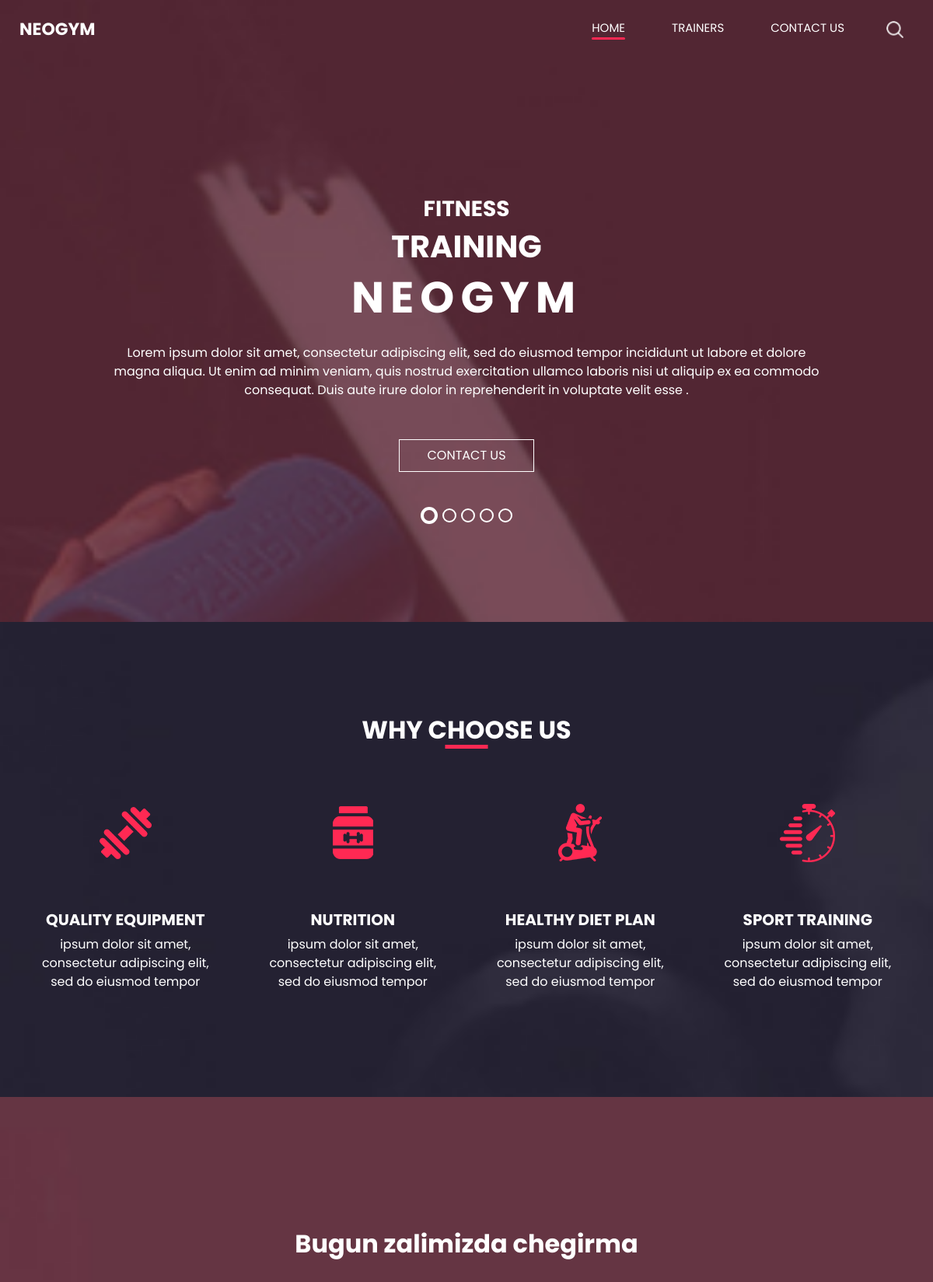
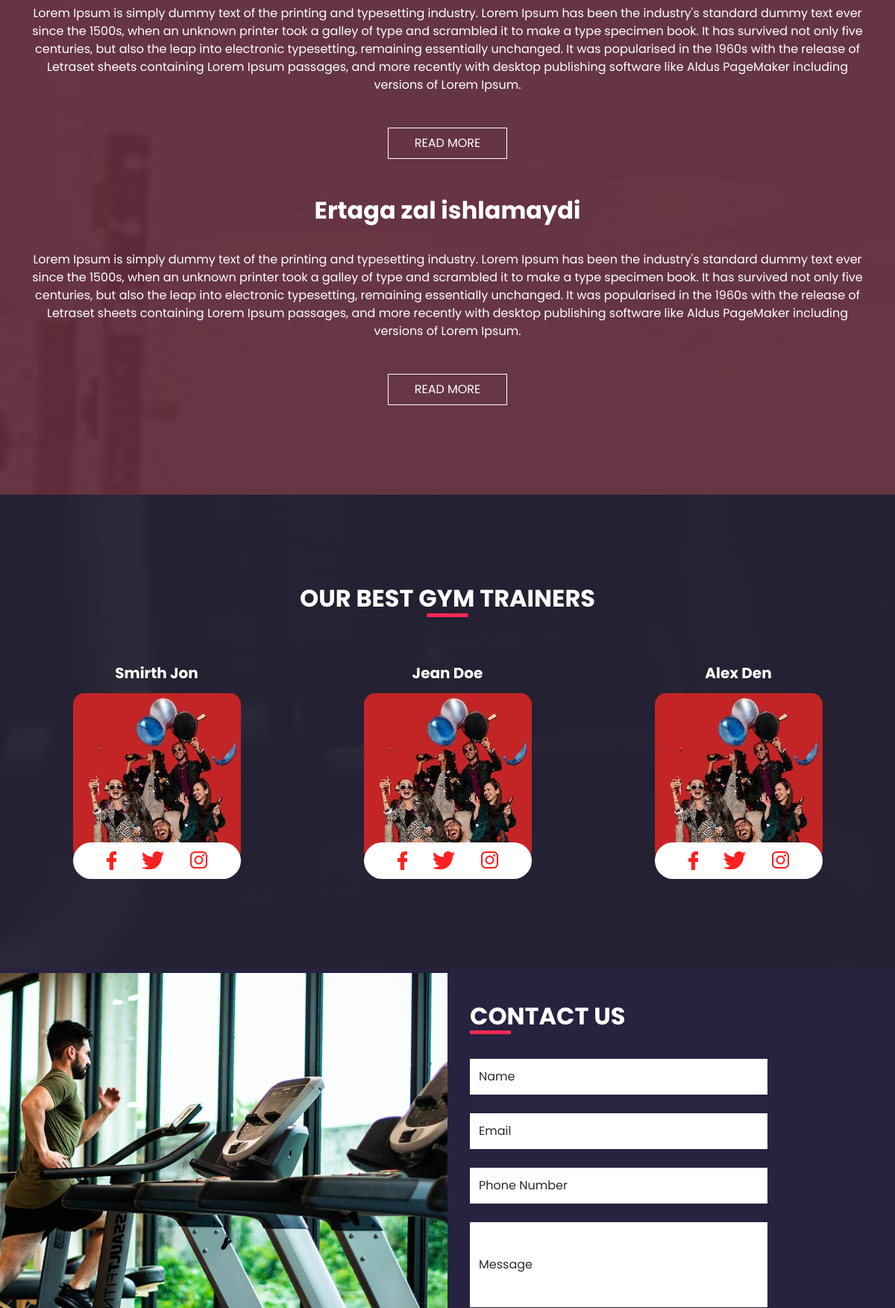
The page / (upper part) on the database its author committed (2 pictures, top to bottom).
### home/models.py (models this page shows, shortened)
class News(models.Model):
    title = models.CharField(max_length=200)
    text = models.TextField()
    created_at = models.DateTimeField(auto_now_add=True)

### home/views.py (the view)
# urls.py: 2. Add a URL to urlpatterns:  path('', views.home, name='home')
def home(request):
    treners = Treners.objects.all()
    news = News.objects.all()
    context = {
        'treners': treners,
        'news': news,
    }
    return render(
        request=request,
        template_name='index.html',
        context=context
    )

### templates/index.html (shortened to what this page needs)
{% load static %}
<body>
  <div class="hero_area">
    {% include "navbar.html" %}
    <section class=" slider_section position-relative">
      <div id="carouselExampleIndicators" class="carousel slide" data-ride="carousel">
        <div class="carousel-inner">
          <div class="carousel-item active">
            <div class="container">
              <div class="col-lg-10 col-md-11 mx-auto">
                <div class="detail-box">
                  <div>
                    <h3>
                      Fitness
                    </h3>
                    <h2>
                      Training
                    </h2>
                    <h1>
                      Neogym
                    </h1>
                    <p>
                      Lorem ipsum dolor sit amet, consectetur adipiscing elit, sed do eiusmod tempor incididunt ut labore et dolore magna aliqua. Ut enim ad minim veniam, quis nostrud exercitation ullamco laboris nisi ut aliquip ex ea commodo consequat. Duis aute irure dolor in reprehenderit in voluptate velit esse .
                    </p>
                    <div class="">
                      <a href="">
                        Contact Us
                      </a>
                    </div>
                  </div>
                </div>
              </div>
            </div>
          </div>
        </div>
        <ol class="carousel-indicators">
          <li data-target="#carouselExampleIndicators" data-slide-to="0" class="active"></li>
          <li data-target="#carouselExampleIndicators" data-slide-to="1"></li>
          <li data-target="#carouselExampleIndicators" data-slide-to="2"></li>
          <li data-target="#carouselExampleIndicators" data-slide-to="3"></li>
          <li data-target="#carouselExampleIndicators" data-slide-to="4"></li>
        </ol>
      </div>
    </section>
  </div>
  <section class="us_section layout_padding">
    <div class="container">
      <div class="heading_container">
        <h2>
          Why Choose Us
        </h2>
      </div>
      <div class="us_container ">
        <div class="row">
          <div class="col-lg-3 col-md-6">
            <div class="box">
              <div class="img-box">
                <img src="{% static 'images/u-1.png' %}" alt="">
              </div>
              <div class="detail-box">
                <h5>
                  QUALITY EQUIPMENT
                </h5>
                <p>
                  ipsum dolor sit amet, consectetur adipiscing elit, sed do eiusmod tempor
                </p>
              </div>
            </div>
          </div>
          <div class="col-lg-3 col-md-6">
            <div class="box">
              <div class="img-box">
                <img src="{% static 'images/u-4.png' %}" alt="">
              </div>
              <div class="detail-box">
                <h5>
                  NUTRITION
                </h5>
                <p>
                  ipsum dolor sit amet, consectetur adipiscing elit, sed do eiusmod tempor
                </p>
              </div>
            </div>
          </div>
          <div class="col-lg-3 col-md-6">
            <div class="box">
              <div class="img-box">
                <img src="{% static 'images/u-2.png' %}" alt="">
              </div>
              <div class="detail-box">
                <h5>
                  HEALTHY DIET PLAN
                </h5>
                <p>
                  ipsum dolor sit amet, consectetur adipiscing elit, sed do eiusmod tempor
                </p>
              </div>
            </div>
          </div>
          <div class="col-lg-3 col-md-6">
            <div class="box">
              <div class="img-box">
                <img src="{% static 'images/u-3.png' %}" alt="">
              </div>
              <div class="detail-box">
                <h5>
                  SPORT TRAINING
                </h5>
                <p>
                  ipsum dolor sit amet, consectetur adipiscing elit, sed do eiusmod tempor
                </p>
              </div>
            </div>
          </div>
        </div>
      </div>
    </div>
  </section>
  <section class="heathy_section layout_padding">
    <div class="container">
      {% for new in news %}
      <div class="row">
        <div class="col-md-12 mx-auto">
          <div class="detail-box">
            <h2>
              {{ new.title }}
            </h2>
            <p>
              {{ new.text }}
            </p>
            <div class="btn-box">
              <a href="">
                READ MORE
              </a>
            </div>
          </div>
        </div>
      </div>
      {% endfor %}
    </div>
  </section>
  <section class="trainer_section layout_padding">
    <div class="container">
      <div class="heading_container">
        <h2>
          Our Best Gym Trainers
        </h2>
      </div>
      <div class="row">
        <div class="col-lg-4 col-md-6 mx-auto">
          <div class="box">
            <div class="name">
              <h5>
                Smirth Jon
              </h5>
            </div>
            <div class="img-box">
              <img src="{% static 'images/t12.jpg' %}" alt="">
            </div>
            <div class="social_box">
              <a href="">
                <img src="{% static 'images/facebook-logo.png' %}" alt="">
              </a>
              <a href="">
                <img src="{% static 'images/twitter.png' %}" alt="">
              </a>
              <a href="">
                <img src="{% static 'images/instagram-logo.png' %}" alt="">
              </a>
            </div>
          </div>
        </div>
        <div class="col-lg-4 col-md-6 mx-auto">
          <div class="box">
            <div class="name">
              <h5>
                Jean Doe
              </h5>
            </div>
            <div class="img-box">
              <img src="{% static 'images/t12.jpg' %}" alt="">
            </div>
            <div class="social_box">
              <a href="">
                <img src="{% static 'images/facebook-logo.png' %}" alt="">
              </a>
              <a href="">
                <img src="{% static 'images/twitter.png' %}" alt="">
              </a>
              <a href="">
                <img src="{% static 'images/instagram-logo.png' %}" alt="">
              </a>
            </div>
          </div>
        </div>
        <div class="col-lg-4 col-md-6 mx-auto">
          <div class="box">
            <div class="name">
              <h5>
                Alex Den
              </h5>
            </div>
            <div class="img-box">
              <img src="{% static 'images/t12.jpg' %}" alt="">
            </div>
            <div class="social_box">
              <a href="">
                <img src="{% static 'images/facebook-logo.png' %}" alt="">
              </a>
              <a href="">
                <img src="{% static 'images/twitter.png' %}" alt="">
              </a>
              <a href="">
                <img src="{% static 'images/instagram-logo.png' %}" alt="">
              </a>
            </div>
          </div>
        </div>
      </div>
    </div>
  </section>
  <section class="contact_section ">
    <div class="container-fluid">
      <div class="row">
        <div class="col-md-6 px-0">
          <div class="img-box">
            <img src="{% static 'images/contact-img.jpg' %}" alt="">
          </div>
        </div>
        <div class="col-lg-5 col-md-6">
          <div class="form_container pr-0 pr-lg-5 mr-0 mr-lg-2">
            <div class="heading_container">
              <h2>
                Contact Us
              </h2>
            </div>
            <form action="">
              <div>
                <input type="text" placeholder="Name" />
              </div>
              <div>
                <input type="email" placeholder="Email" />
              </div>
              <div>
                <input type="text" placeholder="Phone Number" />
              </div>
              <div>
                <input type="text" class="message-box" placeholder="Message" />
              </div>
            </form>
          </div>
        </div>
      </div>
    </div>
  </section>
  {% include "footer.html" %}

### static/css/responsive.css (style rules this page uses)
@media (min-width: 1200px) { .container { max-width: 1170px; } }

### rows shown on the page
News: title "Bugun zalimizda chegirma", text "Lorem Ipsum is simply dummy text of the printing and typesetting industry. Lorem Ipsum has been the industry's standard dummy text ever since the 1500s, when an unknown printer took a galley of type and scrambled it to make a type specimen book. It has survived not only five centuries, but also the leap into electronic typesetting, remaining essentially unchanged. It was popularised in the 1960s with the release of Letraset sheets containing Lorem Ipsum passages, and more recently with desktop publishing software like Aldus PageMaker including versions of Lorem Ipsum."
News: title "Ertaga zal ishlamaydi", text "Lorem Ipsum is simply dummy text of the printing and typesetting industry. Lorem Ipsum has been the industry's standard dummy text ever since the 1500s, when an unknown printer took a galley of type and scrambled it to make a type specimen book. It has survived not only five centuries, but also the leap into electronic typesetting, remaining essentially unchanged. It was popularised in the 1960s with the release of Letraset sheets containing Lorem Ipsum passages, and more recently with desktop publishing software like Aldus PageMaker including versions of Lorem Ipsum."
